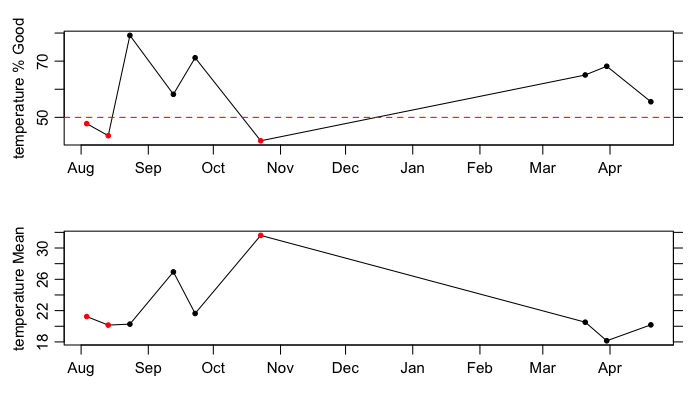

Write the R code that produced this figure.
if (!interactive()) png("plotqc.png", unit="in", width=7, height=4, pointsize=11, res=100)
par((mar=c(3, 2.5, 1, 1)+0.2), mgp=c(2, 0.7, 0))
library(argoFloats)
data("index")
subset <- subset(index, ID='1901584')
profiles <- getProfiles(subset)
argos <- readProfiles(profiles)
plot(argos, which='QC', parameter='temperature')
if (!interactive()) dev.off()